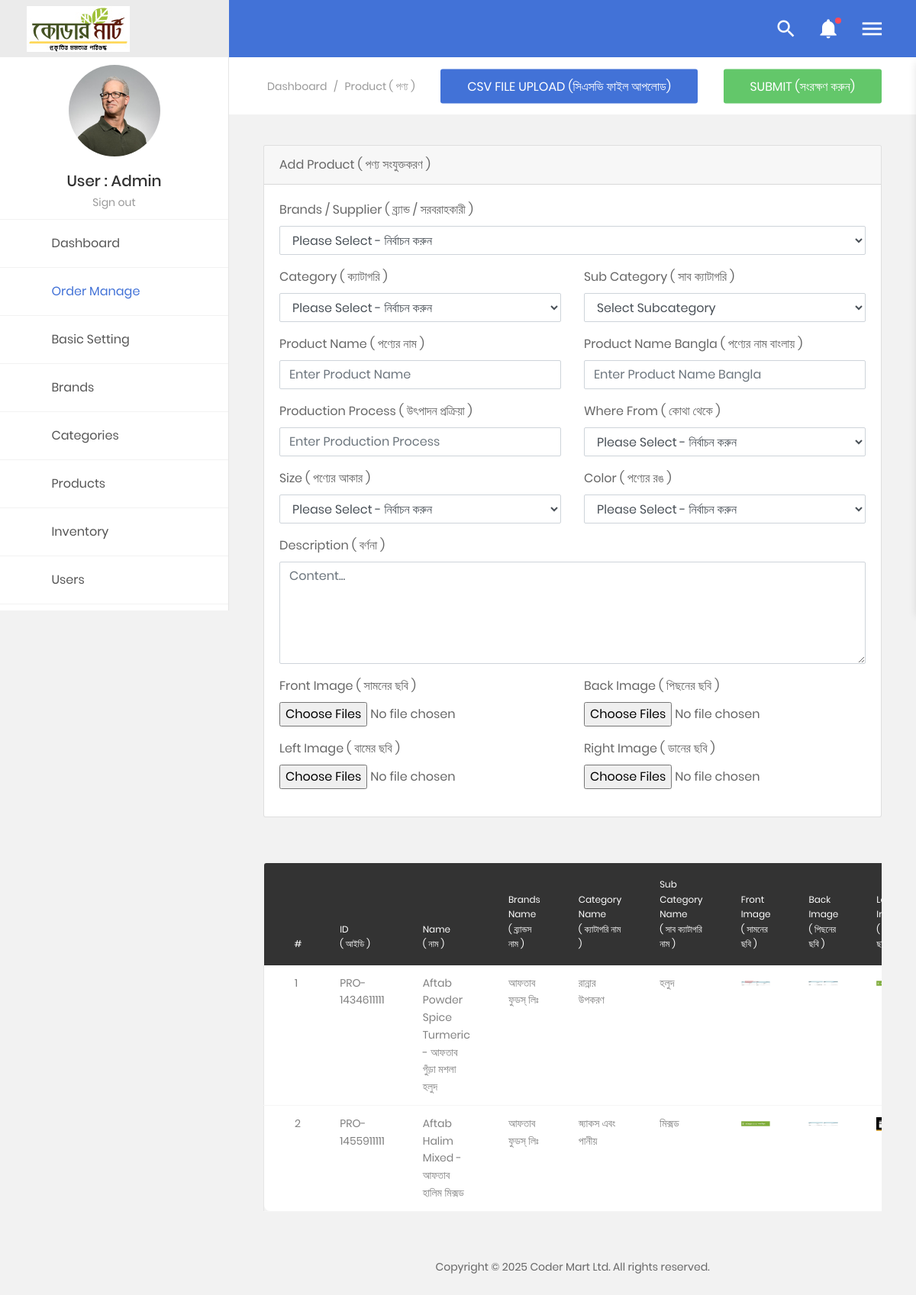
Page /admin/home/products.php (signed in) on the committed database.
### tables this page shows
CREATE TABLE `basic` (
  `id` int(11) NOT NULL,
  `compName` varchar(50) NOT NULL,
  `compName_en` varchar(50) DEFAULT NULL,
  `address` varchar(255) NOT NULL,
  `phone` varchar(25) NOT NULL,
  `office_phone` varchar(25) NOT NULL,
  `email` varchar(100) NOT NULL,
  `logo` varchar(255) NOT NULL,
  `currency` varchar(255) NOT NULL,
  `facebook` varchar(100) NOT NULL,
  `twitter` varchar(100) NOT NULL,
  `linkedin` varchar(100) NOT NULL,
  `delivery_method` varchar(255) NOT NULL,
  `messanger_group` varchar(150) NOT NULL,
  `whatapps_group` varchar(150) NOT NULL,
  `open_time` varchar(100) NOT NULL,
  `close_time` varchar(100) NOT NULL,
  `updationDate` timestamp NOT NULL DEFAULT current_timestamp()
);

CREATE TABLE `products` (
  `id` int(11) NOT NULL,
  `proCode` varchar(255) NOT NULL,
  `brSuId` int(11) NOT NULL,
  `catId` int(11) NOT NULL,
  `subCatId` int(11) NOT NULL,
  `productName` varchar(255) NOT NULL,
  `productName_bn` varchar(255) NOT NULL,
  `productionProcess` varchar(255) NOT NULL,
  `whereFrom` int(11) NOT NULL,
  `size` varchar(255) NOT NULL,
  `color` varchar(10) NOT NULL,
  `description` longtext DEFAULT NULL,
  `frontImg` varchar(255) DEFAULT NULL,
  `backImg` varchar(255) DEFAULT NULL,
  `leftImg` varchar(255) DEFAULT NULL,
  `rightImg` varchar(255) DEFAULT NULL,
  `status` varchar(5) DEFAULT NULL,
  `postingDate` timestamp NULL DEFAULT current_timestamp()
);

CREATE TABLE `brands` (
  `id` int(11) NOT NULL,
  `brandsName` varchar(255) DEFAULT NULL,
  `brandsName_en` varchar(255) DEFAULT NULL,
  `brandsImage` varchar(255) NOT NULL,
  `postingDate` timestamp NOT NULL DEFAULT current_timestamp()
);

CREATE TABLE `category` (
  `id` int(11) NOT NULL,
  `catName` varchar(255) DEFAULT NULL,
  `catName_en` varchar(255) DEFAULT NULL,
  `catImage` varchar(256) DEFAULT NULL,
  `creationDate` timestamp NOT NULL DEFAULT current_timestamp()
);

CREATE TABLE `subcategory` (
  `id` int(11) NOT NULL,
  `catId` int(11) DEFAULT NULL,
  `subCatName` varchar(255) DEFAULT NULL,
  `subCatName_en` varchar(255) DEFAULT NULL,
  `creationDate` timestamp NOT NULL DEFAULT current_timestamp() ON UPDATE current_timestamp()
);

### admin/home/products.php (the view, shortened to what the rows shown need)
<?php
include('../include/config.php');
$product = ['brSuId' => '', 'catId' => '', 'subCatId'  => '', 'productName'  => '', 'productName_bn'  => '', 'productionProcess'  => '',
'whereFrom'  => '', 'size'  => '', 'color'  => '', 'description'  => '', 'frontImg'  => '', 'backImg'  => '', 'leftImg'  => '',
'rightImg'  => '', 'status' => ''];
?>
<!DOCTYPE html>
<html lang="en">
   <?php include('share/head.php');?>
   <body class="animsition">
      <div class="page-wrapper">
         <?php include('share/menu.php');?>
         <div class="page-container2">
            <div class="main-content">
               <div class="section__content section__content--p30">
                  <div class="container-fluid">
										<!--<?php
										var_dump($product);
										echo "</pre>"; ?>-->
					 <div class="row m-t-30">
                        <div class="col-md-12">
                           <div class="table-responsive m-b-40">
                              <table class="table table-borderless table-data3">
                                 <thead>
                                        <tr>
                                            <th>#</th>
											<th>ID<br>( আইডি )</th>
                                            <th>Name<br>( নাম )</th>
											<th>Brands Name<br>( ব্র্যান্ডস নাম )</th>
											<th>Category Name<br>( ক্যাটাগরি নাম )</th>
											<th>Sub Category Name <br>( সাব ক্যাটাগরি নাম )</th>
											<th>Front Image <br>( সামনের ছবি )</th>
											<th>Back Image <br>( পিছনের ছবি )</th>
											<th>Left Image <br>( বামের ছবি )</th>
                                        </tr>
                                    </thead>
                                 <tbody>
								 <?php
                                        $query = $con->query("SELECT products.*, districts.id AS did, districts.name AS ename, districts.bn_name AS bname, category.id AS cid,
															category.catName AS catname, subcategory.id AS subcatid, subcategory.subCatName AS subcatname, subcategory.subCatName_en AS subcatnamen,
															brands.id AS brandsId, brands.brandsName AS brandsname, brands.brandsName_en AS brandsnamen, color.id as coid, color.colorName as coname,
															color.colorType as cotype, size.id as sizid, size.sizeName as sizname, size.sizeType as siztype FROM products
															JOIN category ON category.id = products.catId
															JOIN subcategory ON subcategory.id = products.subCatId
															JOIN brands ON brands.id = products.brSuId
															JOIN districts ON districts.id = products.whereFrom
															JOIN color ON color.colorType = products.color
															JOIN size ON size.sizeType = products.size ORDER BY id DESC");
                                        $cnt = 1;
                                        while ($row = $query->fetch_assoc()) {
                                        ?>
                                    <tr>
                                       <td><?php echo $cnt++; ?></td>
									   <td><?php echo htmlentities($row['proCode']); ?></td>
									   <td><?php echo htmlentities($row['productName']).' - '.htmlentities($row['productName_bn']); ?></td>
									   <td><?php echo htmlentities($row['brandsname']); ?></td>
									   <td><?php echo htmlentities($row['catname']); ?></td>
									   <td><?php echo htmlentities($row['subcatname']); ?></td>
									   <td><img src="../product/<?php echo $row['id']; ?>/<?php echo htmlentities($row['frontImg']); ?>" width="100" height="100"></td>
									   <td><img src="../product/<?php echo $row['id']; ?>/<?php echo htmlentities($row['backImg']); ?>" width="100" height="100"></td>
									   <td><img src="../product/<?php echo $row['id']; ?>/<?php echo htmlentities($row['leftImg']); ?>" width="100" height="100"></td>
                                    </tr>
                                   <?php } ?>
                                 </tbody>
                              </table>
                           </div>
                        </div>
                     </div>
                  </div>
               </div>
            </div>
         </div>
      </div>
   </body>

### admin/home/share/menu.php (shortened to what the rows shown need)
 <aside class="menu-sidebar2">
  <div class="logo">
    <a href="index.php"> <?php
					$sql=mysqli_query($con,"select * from basic where id='1'");
					while($row=mysqli_fetch_array($sql))
					{	?> <img src="../logo/
				<?php echo $row['id'];?>/
				<?php echo $row['logo'];?>" alt="
				<?php if(isset($compName)){ echo $compName;}?>" /> <?php } ?> </a>
  </div>
</aside>

### rows in the picture
basic: logo (picture)
products: proCode "PRO-1434611111", productName "Aftab Powder Spice Turmeric", productName_bn "আফতাব গুঁড়া মশলা হলুদ", brands.brandsName "আফতাব ফুডস্ লিঃ", category.catName "রান্নার উপকরণ", subcategory.subCatName "হলুদ", frontImg (picture), backImg (picture), leftImg (picture)
products: proCode "PRO-1455911111", productName "Aftab Halim Mixed", productName_bn "আফতাব হালিম মিক্সড", brands.brandsName "আফতাব ফুডস্ লিঃ", category.catName "স্ন্যাকস এবং পানীয়", subcategory.subCatName "মিক্সড", frontImg (picture), backImg (picture), leftImg (picture)

### other values in the picture
$user "Admin"
